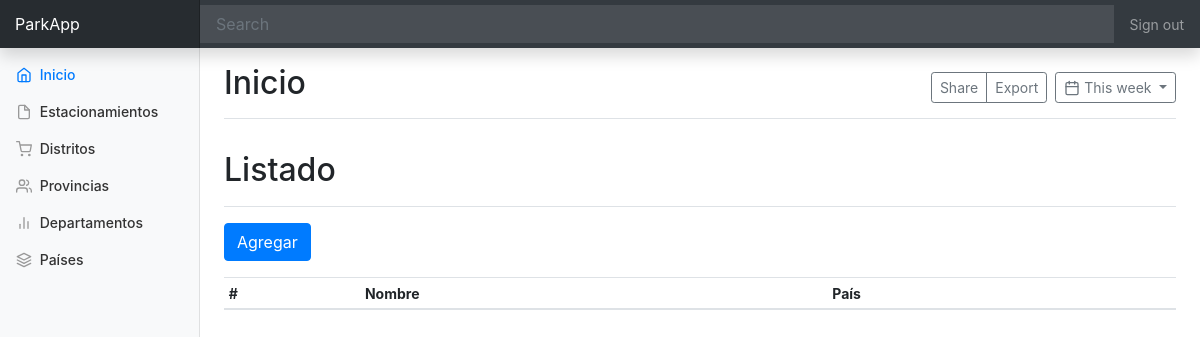
The page /departamento/list/ on the database as committed earlier.
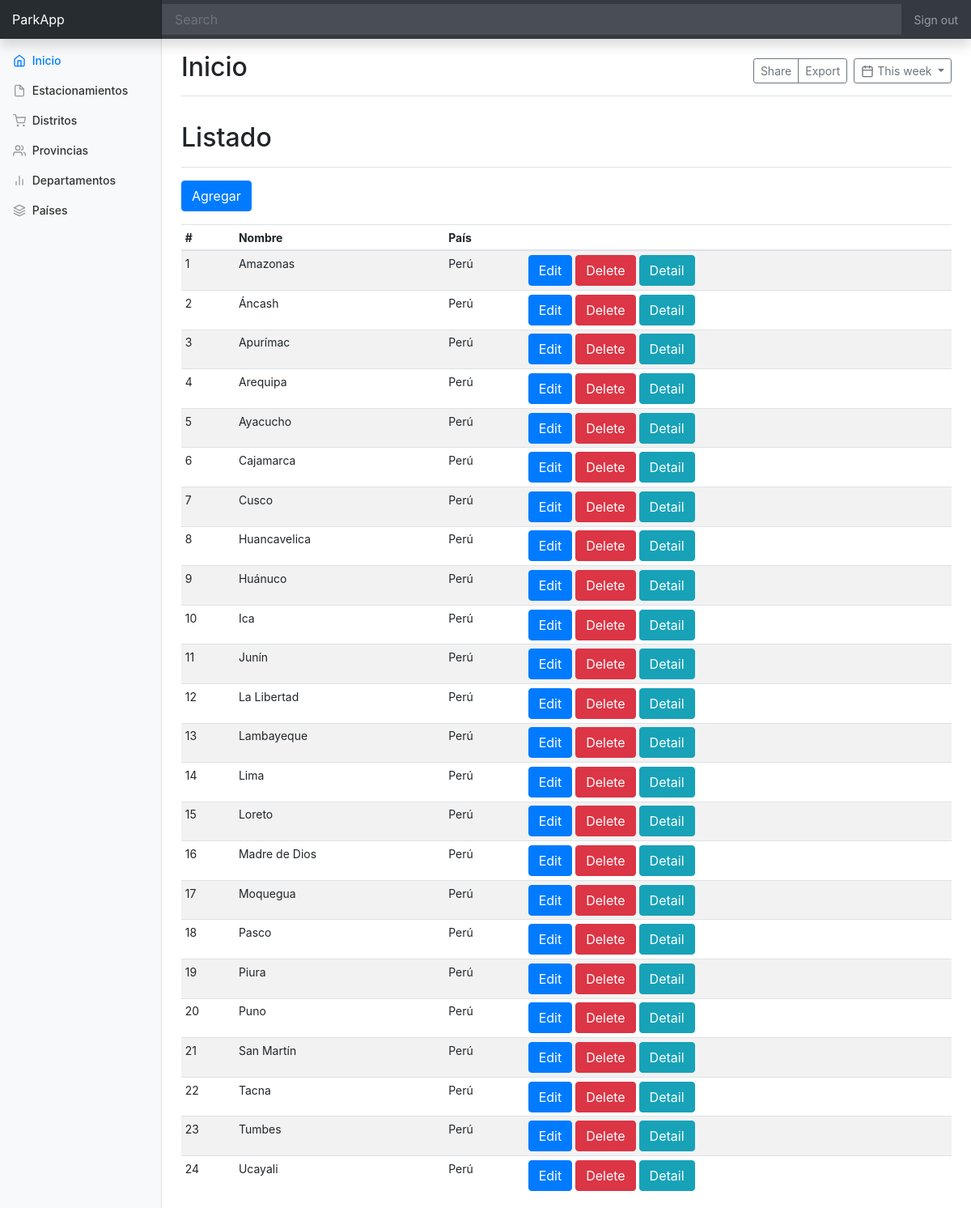
The same page on the database as committed later.
### backoffice/models.py (models this page shows, shortened)
class Departamento(models.Model):
    nombre = models.CharField(max_length=50)
    pais = models.ForeignKey(Pais, on_delete=models.CASCADE)

class Pais(models.Model):
    nombre = models.CharField(max_length=50)
    def __str__(self):
        return self.nombre

### backoffice/views.py (the view)
# urls.py: path('departamento/list/', departamento_list, name='departamento_list'),
def departamento_list(request):
    ctx = {'object_list': Departamento.objects.all()}
    return render(request, 'departamento/list.html', ctx)

### backoffice/templates/departamento/list.html
{% extends 'base.html' %}
{% block main %}
    <div class="d-flex justify-content-between flex-wrap flex-md-nowrap align-items-center pt-3 pb-2 mb-3 border-bottom">
        <h1 class="h2">Listado</h1>
    </div>
    <div class="form-group">
        <a class="btn btn-primary" href="{% url 'departamento_add' %}" role="button">Agregar</a>
    </div>
    <div class="table-responsive">
        <table class="table table-striped table-sm">
            <thead>
            <tr>
                <th>#</th>
                <th>Nombre</th>
                <th>País</th>
                <th></th>
            </tr>
            </thead>
            <tbody>
            {% for c in object_list %}
                <tr>
                    <td>{{ forloop.counter }}</td>
                    <td>{{ c.nombre }}</td>
                    <td>{{ c.pais }}</td>
                    <td>
                        <a class="btn btn-primary" href="{% url 'departamento_edit' c.id %}" role="button">Edit</a>
                        <a class="btn btn-danger" href="{% url 'departamento_delete' c.id %}" role="button">Delete</a>
                        <a class="btn btn-info" href="{% url 'departamento_detail' c.id %}" role="button">Detail</a>
                    </td>
                </tr>
            {% endfor %}
            </tbody>
        </table>
    </div>
{% endblock %}

Rows that differ between the two databases and show on the page:
added Departamento: nombre "Amazonas", pais "Perú"
added Departamento: nombre "Áncash", pais "Perú"
added Departamento: nombre "Apurímac", pais "Perú"
added Departamento: nombre "Arequipa", pais "Perú"
added Departamento: nombre "Ayacucho", pais "Perú"
added Departamento: nombre "Cajamarca", pais "Perú"
added Departamento: nombre "Cusco", pais "Perú"
added Departamento: nombre "Huancavelica", pais "Perú"
added Departamento: nombre "Huánuco", pais "Perú"
added Departamento: nombre "Ica", pais "Perú"
added Departamento: nombre "Junín", pais "Perú"
added Departamento: nombre "La Libertad", pais "Perú"
added Departamento: nombre "Lambayeque", pais "Perú"
added Departamento: nombre "Lima", pais "Perú"
added Departamento: nombre "Loreto", pais "Perú"
added Departamento: nombre "Madre de Dios", pais "Perú"
added Departamento: nombre "Moquegua", pais "Perú"
added Departamento: nombre "Pasco", pais "Perú"
added Departamento: nombre "Piura", pais "Perú"
added Departamento: nombre "Puno", pais "Perú"
added Departamento: nombre "San Martín", pais "Perú"
added Departamento: nombre "Tacna", pais "Perú"
added Departamento: nombre "Tumbes", pais "Perú"
added Departamento: nombre "Ucayali", pais "Perú"
